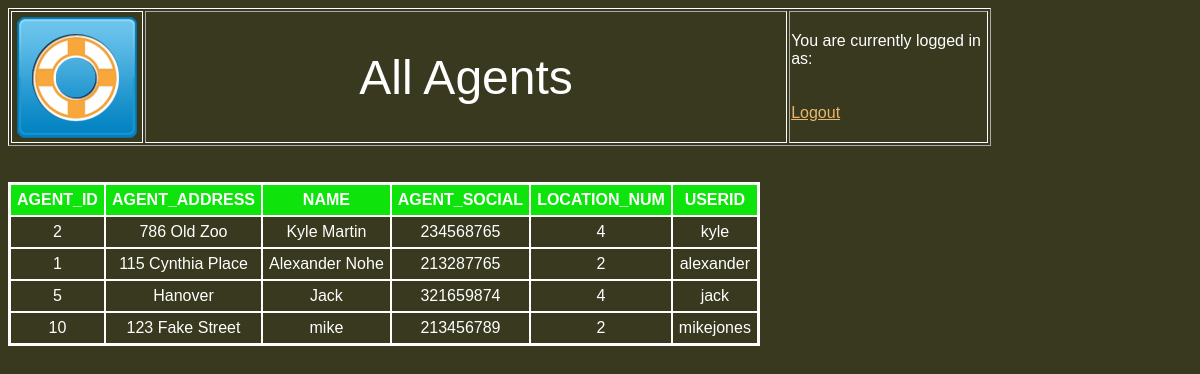
Screenshot of /AllAgents.php with the database file from the repository.
### tables this page shows
CREATE TABLE IF NOT EXISTS `AGENT` (
  `AGENT_ID` int(255) NOT NULL AUTO_INCREMENT,
  `AGENT_ADDRESS` char(255) DEFAULT NULL,
  `NAME` char(255) DEFAULT NULL,
  `AGENT_SOCIAL` char(255) DEFAULT NULL,
  `LOCATION_NUM` char(255) DEFAULT NULL,
  `USERID` char(255) NOT NULL,
  PRIMARY KEY (`AGENT_ID`)
);

### AllAgents.php (the view, shortened to what this page needs)
<html>
<head>
<link rel="stylesheet" href="cany1011.css">
</head>
<table border="1" width="983" height="120">
	<tr>
		<td height="120" width="86" style="border-style: solid; border-width: 1px">
		<a href="http://acadweb1.salisbury.edu/~apnohe/LESI/Home2.php">
		<img border="0" src="Lower%20Shore%20Insurance%20Company%20Logo.png" width="128" height="128"></a></td>
		<td height="120" style="width: 3150px">
		<p align="center"><font size="7">All Agents</font></td>
		<td height="120" width="881">
		You are currently logged in&nbsp; as:<br>
		<br><? echo $_SESSION['valid_user']; ?>
		<br>
		<a href="http://acadweb1.salisbury.edu/~apnohe/LESI/logout.php">Logout</a></td>
	</tr>
</table>
<br><br>
<?
$connection = @mysql_connect ('localhost', 'apnohe', 'o79gmtype');
function linebreak($text="\n") {
    echo nl2br( $text );
}
createDynamicHTMLTable("AGENT", "SELECT * FROM `AGENT`", $connection);
function createDynamicHTMLTable($table_name, $sql_query, $link)
{
    $sql_result = mysql_query($sql_query, $link);
    if (($sql_result)||(mysql_errno == 0))
    {
        echo "<DIV>\n";
        echo "<TABLE borderColor=#000000 cellSpacing=0 cellPadding=6 border=2>\n";
        echo "<TBODY>\n";
        if (mysql_num_rows($sql_result)>0)
        {
            $i = 0;
            echo "<TR vAlign=top bgColor=#0EE40B>\n";
            while ($i < mysql_num_fields($sql_result))
            {
                echo "<TH>". mysql_field_name($sql_result, $i) . "</TH>\n";
                $i++;
            }
            echo "</TR>\n";
            while ($rows = mysql_fetch_array($sql_result,MYSQL_ASSOC))
            {
                echo "<TR>\n";
                foreach ($rows as $data)
                {
                    echo "<TD align='center'>". $data . "</TD>\n";
                }
                echo "</TR>\n";
            }
        } else {
            echo "<TR>\n<TD colspan='" . ($i+1) . "'>No Results found!</TD></TR>\n";
        }
        echo "</TBODY>\n</TABLE>\n";
        echo "</DIV>\n";
    } else {
        echo nl2br( sprintf( "Error in running query: %s\n", mysql_error()) );
    }
}
?>
</body>
</html>

### cany1011.css (style rules this page uses)
a:link { color:#EBB66C; }
TABLE { table-border-color-light:#FFFFFF; table-border-color-dark:#FFFFFF; border-color:#FFFFFF; color:#FFFFFF; }
TH { color:#FFFFFF; }
TD { border-color:#FFFFFF; }
TABLE { font-family:Verdana,Arial,Helvetica,sans-serif; font-style:normal; }
TH { font-family:Verdana,Arial,Helvetica,sans-serif; font-style:bold; }

### rows the page displays
agent: AGENT_ID "2", AGENT_ADDRESS "786 Old Zoo", NAME "Kyle Martin", AGENT_SOCIAL "234568765", LOCATION_NUM "4", USERID "kyle"
agent: AGENT_ID "1", AGENT_ADDRESS "115 Cynthia Place", NAME "Alexander Nohe", AGENT_SOCIAL "213287765", LOCATION_NUM "2", USERID "alexander"
agent: AGENT_ID "5", AGENT_ADDRESS "Hanover", NAME "Jack", AGENT_SOCIAL "321659874", LOCATION_NUM "4", USERID "jack"
agent: AGENT_ID "10", AGENT_ADDRESS "123 Fake Street", NAME "mike", AGENT_SOCIAL "213456789", LOCATION_NUM "2", USERID "mikejones"

### other values shown
mysql_field_name($sql_result, $i) "AGENT_ID"
mysql_field_name($sql_result, $i) "AGENT_ADDRESS"
mysql_field_name($sql_result, $i) "NAME"
mysql_field_name($sql_result, $i) "AGENT_SOCIAL"
mysql_field_name($sql_result, $i) "LOCATION_NUM"
mysql_field_name($sql_result, $i) "USERID"
